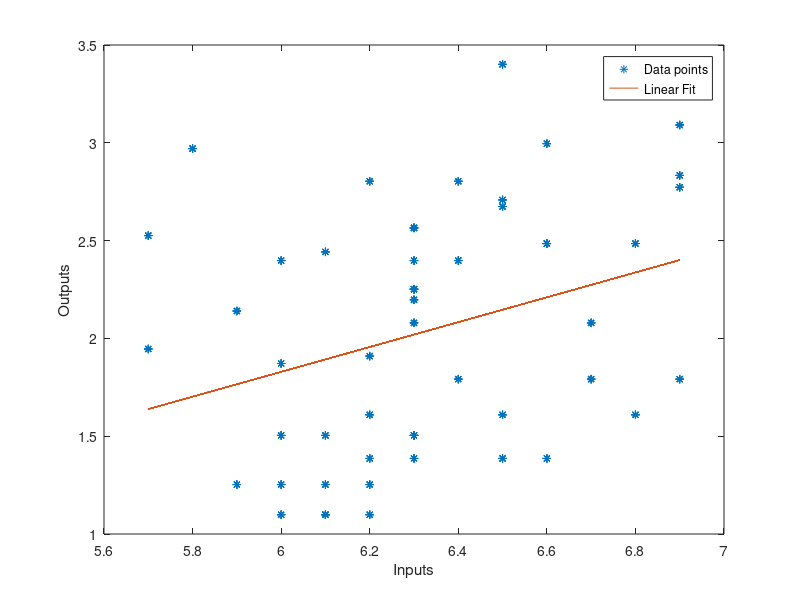

This chart was generated by the following MATLAB code:
t = load('schitzophrenia.dat');
x = t'(1,:);
y = t'(2,:);


p = polyfit(x, log(y), 1)

polyout(p, "x");

plot(x, log(y), "*", x, polyval(p, x), "-");
xlabel("Inputs");
ylabel("Outputs");
legend("Data points", "Linear Fit");

print "Schitzophrenia"
